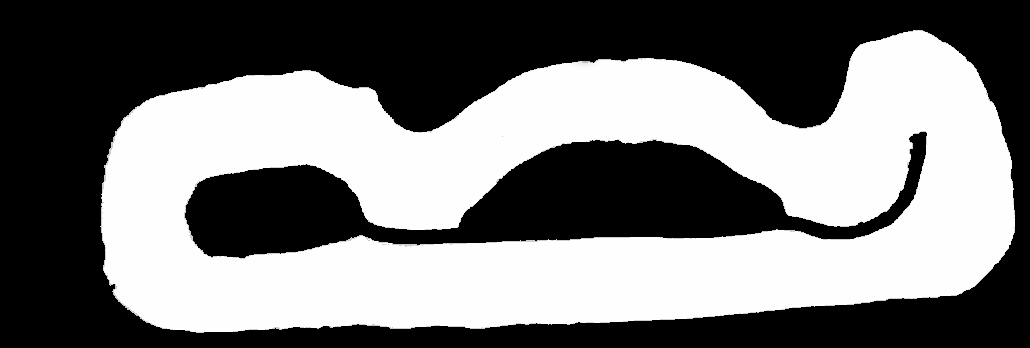
#> input picture Particle Filter/particle_filter/task2/map.png, 1030 x 348 px; its folder holds only this picture in this run
$ python main.py
#> lines starting #> are read from the running program, lines starting #| are printed output that depends on the picture; after the words box and inside, x2 and y2 are one past the last pixel; in counts of white or black regions, pixels touching at a corner belong together
#> (reads Particle Filter/particle_filter/task2/odom_commands.npy from the repository)
### Particle Filter/particle_filter/task2/ScanSimulator.py
#! /usr/bin/env python3
"""
Adapted from: https://github.com/BDEvan5/sensor_fusion
"""

import yaml
import numpy as np
from PIL import Image
import os
from scipy.ndimage import distance_transform_edt as edt

"""
No need to change anything in this file
"""


class ScanSimulator2D:
    def __init__(
        self, map_name, num_beams, fov, eps=0.001, theta_dis=2000, max_range=30.0
    ):
        self.num_beams = num_beams
        self.fov = fov
        self.eps = eps
        self.theta_dis = theta_dis
        self.max_range = max_range
        self.angle_increment = self.fov / (self.num_beams - 1)
        self.theta_index_increment = theta_dis * self.angle_increment / (2.0 * np.pi)
        self.orig_c = None
        self.orig_s = None
        self.orig_x = None
        self.orig_y = None
        self.map_img = None
        self.map_height = None
        self.map_width = None
        self.map_resolution = None
        self.dt = None
        self.load_map(map_name)

        theta_arr = np.linspace(0.0, 2 * np.pi, num=theta_dis)
        self.sines = np.sin(theta_arr)
        self.cosines = np.cos(theta_arr)

    def load_map(self, map_path):
#> called with map_path = 'map'
        map_img_path = os.path.splitext(map_path)[0] + ".png"
        map_img = np.array(Image.open(map_img_path).transpose(Image.FLIP_TOP_BOTTOM))
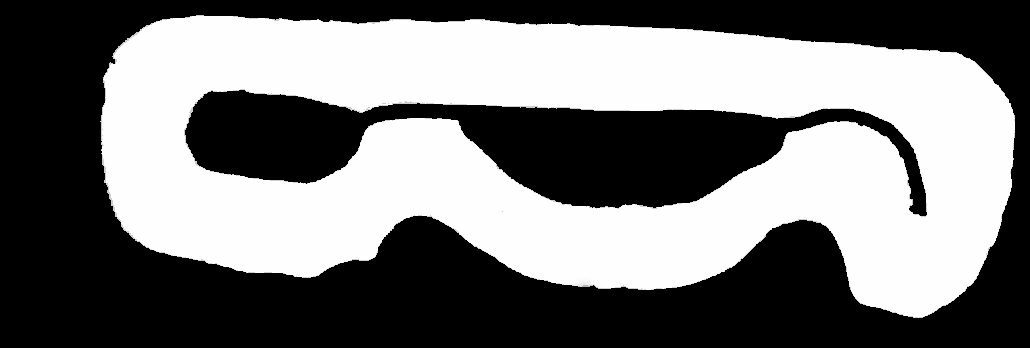
#> map_img: shape (348, 1030); min 0, max 254, mean 119.7
        map_img = map_img.astype(np.float64)

        map_img[map_img <= 128.0] = 0.0
#> map_img: shape (348, 1030) float64; min 0, max 254, mean 119.7
        map_img[map_img > 128.0] = 255.0
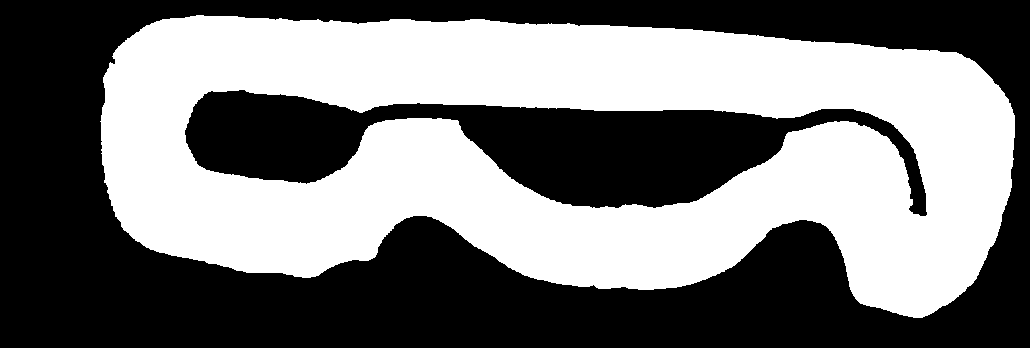
#> map_img: shape (348, 1030) float64; 47.3% white; 1 white region, box (x1, y1, x2, y2) and area: (100, 15, 1015, 318) 169435
        self.map_img = map_img

        self.map_height = map_img.shape[0]
#> self.map_height = 348
        self.map_width = map_img.shape[1]
#> self.map_width = 1030

#> (the run stopped early here; a loop or call above may not have finished)
